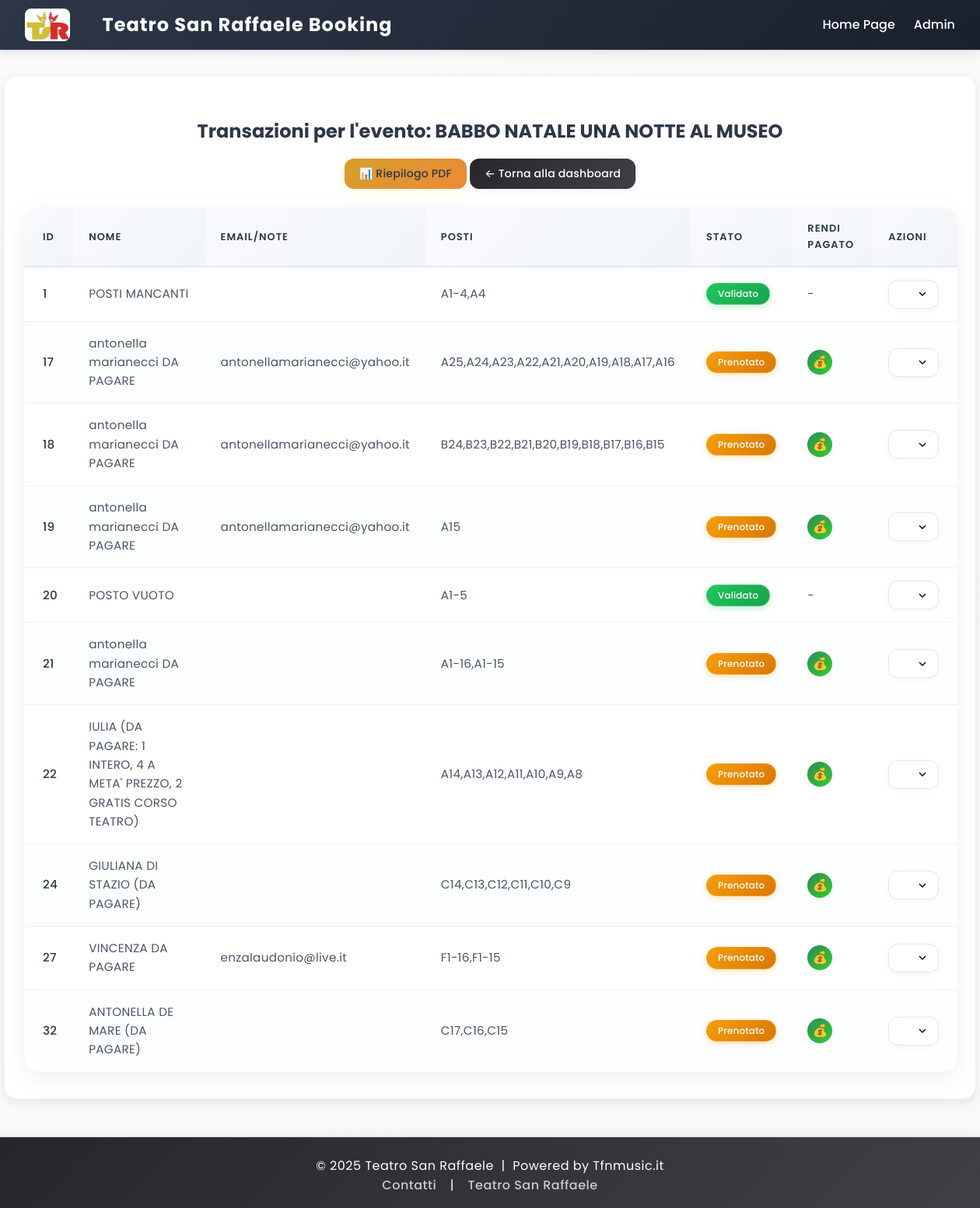
Before: /event/1/transactions (signed in) with the older database file.
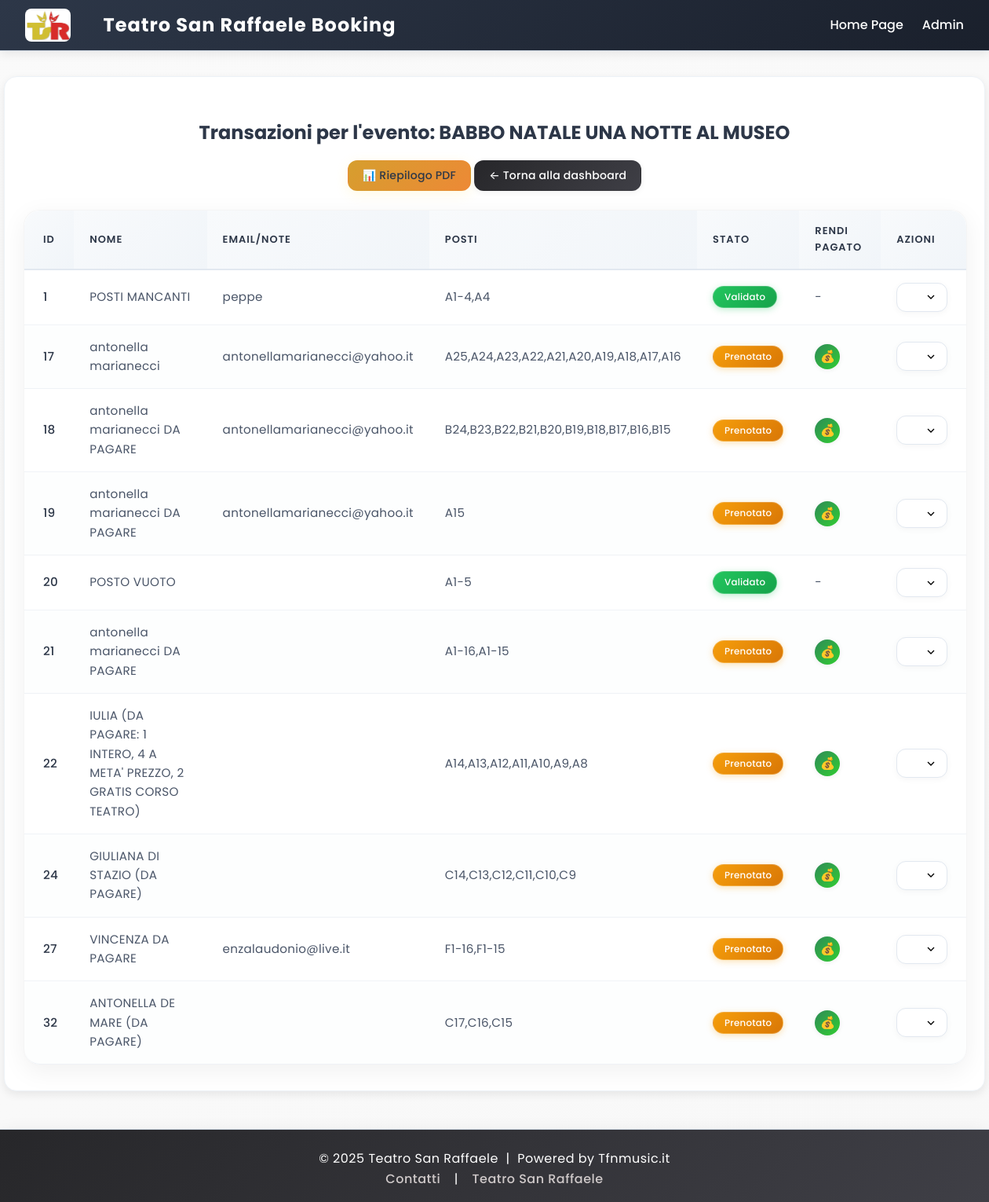
After: the same page with the newer database file.
### tables this page shows
CREATE TABLE bookings (
    id INTEGER PRIMARY KEY AUTOINCREMENT,
    event_id INTEGER NOT NULL,
    name TEXT NOT NULL,
    email TEXT NOT NULL,
    seats TEXT NOT NULL,          -- posti separati da , 
    status REAL DEFAULT 0 , -- 0=libero, 1=pending ,2 = acquistato , 3 = validato
    created_at TEXT NOT NULL,
    FOREIGN KEY(event_id) REFERENCES events(id)
);

### app.py (the view)
@app.route('/event/<int:event_id>/transactions')
@login_required
def event_transactions(event_id):
    event = get_event_by_id(event_id)
    transactions = get_bookings_by_event(event_id)
    return render_template(
        'event_transactions.html',
        event_id=event_id,
        event_title=event['title'] if event else 'Evento sconosciuto',
        transactions=transactions
    )

### app.py (called while the page is built)
@app.context_processor
def inject_now():
    return {'now': datetime.now}

### auth.py (called while the page is built)
def login_required(f):
    @wraps(f)
    def decorated_function(*args, **kwargs):
        if session.get('logged_in') != True:
            return redirect(url_for('admin'))
        return f(*args, **kwargs)
    return decorated_function

### database.py (called while the page is built)
def get_db():
    conn = sqlite3.connect(DB_PATH)
    conn.row_factory = sqlite3.Row
    return conn

def get_event_by_id(event_id):
    conn = get_db()
    event = conn.execute('SELECT * FROM events WHERE id=?', (event_id,)).fetchone()
    conn.close()
    return event

def get_bookings_by_event(event_id, statuses=None):
    conn = get_db()
    if statuses:
        placeholders = ','.join(['?'] * len(statuses))
        bookings = conn.execute(
            f'SELECT seats FROM bookings WHERE event_id=? AND status IN ({placeholders})',
            (event_id, *statuses)
        ).fetchall()
    else:
        bookings = conn.execute(
            'SELECT * FROM bookings WHERE event_id=? ORDER BY created_at DESC',
            (event_id,)
        ).fetchall()
    conn.close()
    return bookings

### templates/event_transactions.html (shortened to what this page needs)
{% extends 'base.html' %}
{% block content %}
<h2 class="text-center mb-3">Transazioni per l'evento: {{ event_title }}</h2>
<div class="text-center mb-4">
    <a href="{{ url_for('generate_event_summary_pdf_route', event_id=event_id) }}" class="btn btn-warning me-2">
        📊 Riepilogo PDF
    </a>
    <a href="{{ url_for('dashboard') }}" class="btn btn-dark">&larr; Torna alla dashboard</a>
</div>
<div class="table-wrapper">
    <table class="table">
        <thead>
            <tr>
                <th>Id</th>
                <th>Nome</th>
                <th>Email/Note</th>
                <th>Posti</th>
                <th>Stato</th>
                <th>Rendi Pagato</th>
                <th>Azioni</th>
            </tr>
        </thead>
        <tbody>
            {% for t in transactions |sort(attribute='id') %}
            <tr>
                <td>{{ t.id }}</td>
                <td>{{ t.name }}</td>
                <td>{{ t.email }}</td>
                <td>{{ t.seats }}</td>
                <td>
                    {% if t.status == 1 %}
                    <span class="badge badge-pending">In attesa</span>
                    {% elif t.status == 2 %}
                    <span class="badge badge-paid">Pagato</span>
                    {% elif t.status == 3 %}
                    <span class="badge badge-validated">Prenotato</span>
                    {% elif t.status == 4 %}
                    <span class="badge badge-ticket-validated">Validato</span>
                    {% else %}
                    <span class="badge badge-unknown">Sconosciuto</span>
                    {% endif %}
                </td>
                <td>
                    {% if t.status == 3 %}
                    <form method="post" action="{{ url_for('mark_paid', booking_id=t.id) }}"
                        class="d-inline mark-paid-form">
                        <button type="submit" class="btn-mark-paid-quick" title="Rendi Pagato"
                            onclick="return confirm('Rendere pagato questo biglietto prenotato?')">
                            💰
                        </button>
                    </form>
                    {% else %}
                    <span class="text-muted">-</span>
                    {% endif %}
                </td>
                <td>
                    <div class="transaction-actions-dropdown">
                        <select class="action-select" data-booking-id="{{ t.id }}" data-status="{{ t.status }}">
                            <option value=""></option>
                            <option value="edit">Modifica</option>
                        </select>
                    </div>
                </td>
            </tr>
            {% else %}
            <tr>
                <td colspan="7" style="text-align:center; color:#888;">Nessuna transazione trovata per questo evento.
                </td>
            </tr>
            {% endfor %}
        </tbody>
    </table>
</div>
{% endblock %}

Changed rows visible on the page:
changed bookings "POSTI MANCANTI": email (not shown) → "peppe"
changed bookings id 17: name "antonella marianecci DA PAGARE" → "antonella marianecci"
